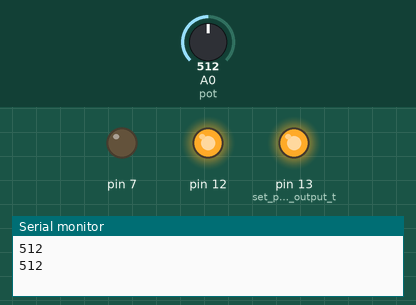
This sketch was run on a simulated Arduino Uno, built with avr-gcc and run on an emulated ATmega328P. Parts: output pins drawn as LEDs (lit = HIGH), the last lines printed to the serial monitor. Dashed ring = blinking. The inputs (shaded band) are chosen by the test bench; at power-on: A0 (pot) = 512.

Above: at 4.3 s.
4.4 s: A0 (pot) set to 122
At 6.7 s:
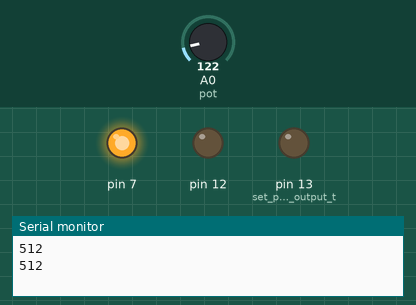
9.0 s: A0 (pot) set to 0
At 10.7 s:
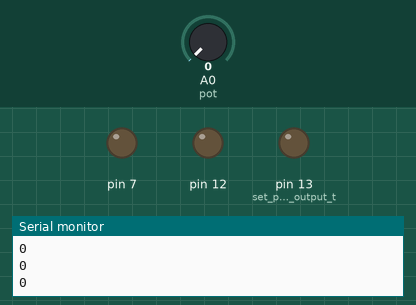
13.6 s: A0 (pot) set to 306
At 14.83 s:
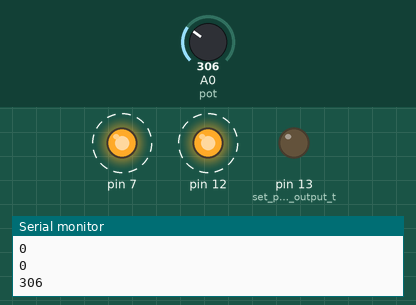
Timing chart, 0 to 24.2 s (numbered marks = the images above; inputs shaded):
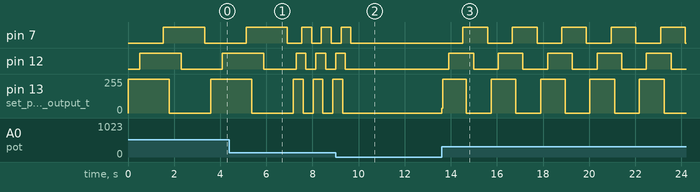

Measured:
- after the input at 9.0 s, pin 7: goes on until 9.7 s, then stays LOW; pin 12: goes on until 9.4 s, then stays LOW; pin 13 (set_pin_13_as_an_output_t): goes on until 9.3 s, then stays 0/255
- after the input at 13.6 s, pin 7: alternates HIGH for 1.1 s and LOW for 1.1 s, starting after 0.93 s; pin 12: alternates HIGH for 1.1 s and LOW for 1.1 s, starting after 0.31 s; pin 13 (set_pin_13_as_an_output_t): 0/255 → 36/255 at once, then repeats every 2.1 s: 255/255 1.0 s, 0/255 1.1 s
- by itself, pin 12: repeats every 0.85 s: HIGH 0.43 s, LOW 0.43 s
- by itself, pin 13 (set_pin_13_as_an_output_t): repeats every 0.85 s: 255/255 0.43 s, 0/255 0.43 s

The sketch:

Circuit_1B_-_Potentiometer.ino
```cpp
/*
SparkFun Inventor’s Kit
Circuit 1B-Potentiometer

Changes how fast an LED connected to pin 13 blinks, based on a potentiometer connected to pin A0

This sketch was written by SparkFun Electronics, with lots of help from the Arduino community.
This code is completely free for any use.

View circuit diagram and instructions at: https://learn.sparkfun.com/tutorials/sparkfun-inventors-kit-experiment-guide---v40
Download code at: https://github.com/sparkfun/SIK-Guide-Code
*/

int potPosition;       //this variable will hold a value based on the position of the potentiometer

void setup()
{
  Serial.begin(9600);       //start a serial connection with the computer

  pinMode(13, OUTPUT);      //set pin 13 as an output that can be set to HIGH or LOW
  pinMode(12, OUTPUT);
  pinMode(7, OUTPUT);
}

void loop()
{
  //read the position of the pot
  potPosition = analogRead(A0);    //set potPosition to a number between 0 and 1023 based on how far the knob is turned
  Serial.println(potPosition);     //print the value of potPosition in the serial monitor on the computer

  //change the LED blink speed based on the trimpot value
  digitalWrite(13, HIGH);           // Turn on the LED
  delay(potPosition);              // delay for as many milliseconds as potPosition (0-1023)

  digitalWrite(12, HIGH);
  delay(potPosition * 2);

  digitalWrite(7, HIGH);
  delay(potPosition / 2);

  digitalWrite(13, LOW);            // Turn off the LED
  delay(potPosition);              // delay for as many milliseconds as potPosition (0-1023)

  digitalWrite(12, LOW);
  delay(potPosition * 2);

  digitalWrite(7, LOW);
  delay(potPosition / 2);
}
```
